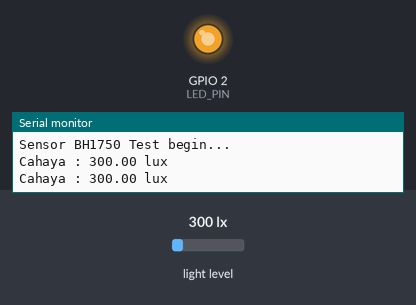
Recording of a program running on a simulated ESP32. Shown: output pins drawn as LEDs (lit = HIGH), the last lines printed to the serial monitor. The inputs (shaded band) are chosen by the test bench; at power-on: light level 300 lx.

Above: at 1.8 s.
1.9 s: light level set to 1000 lx
At 2.6 s:
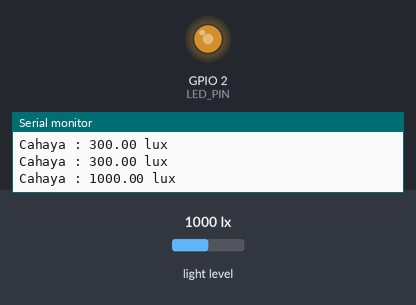
3.5 s: light level set to 1500 lx
At 5.2 s:
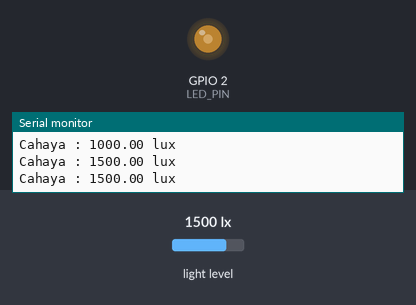
5.5 s: light level set to 1960 lx
At 7.0 s:
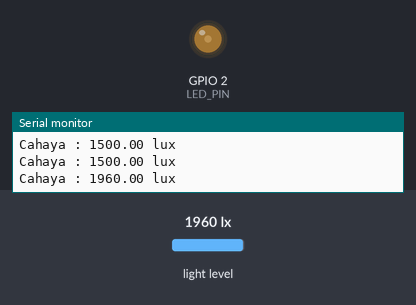
Timing chart, 0 to 8.5 s (numbered marks = the images above; inputs shaded):
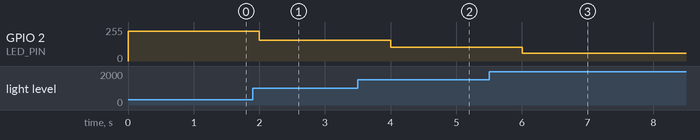

Measured:
- after the input at 1.9 s, GPIO 2 (LED_PIN): 224/255 → 154/255 after 0.10 s
- after the input at 3.5 s, GPIO 2 (LED_PIN): 154/255 → 105/255 after 0.50 s
- after the input at 5.5 s, GPIO 2 (LED_PIN): 105/255 → 59/255 after 0.51 s

The program:

main.cpp
```cpp
#define USE_BH1750_LIB
#include <Arduino.h>
#include <BH1750.h>
#include <Wire.h>

BH1750 lightMeter;

#define LED_PIN 2
#define PWM_CHANNEL 0
#define PWM_FREQ 5000
#define PWM_RESOLUTION 8

float baca_dataLux();
void print_Lux(float luxValue);
void atur_LED(float luxValue);

void setup()
{
  Serial.begin(9600);

  Wire.begin();
  ledcSetup(PWM_CHANNEL, PWM_FREQ, PWM_RESOLUTION);

  ledcAttachPin(LED_PIN, PWM_CHANNEL);
  lightMeter.begin();
  Serial.println(F("Sensor BH1750 Test begin..."));
}

void loop()
{
  float lux = baca_dataLux();
  print_Lux(lux);
  atur_LED(lux);
  delay(1000);
}

// baca data lux
float baca_dataLux()
{
  return lightMeter.readLightLevel();
}

// cetak nilai lux
void print_Lux(float luxValue)
{
  Serial.print("Cahaya : ");
  Serial.print(luxValue);
  Serial.println(" lux");
}

// mengatur nyala led berdasarkan lux
void atur_LED(float luxValue)
{
  if (luxValue > 2500)
  {
    ledcWrite(PWM_CHANNEL, 0);
  }
  else if (luxValue >= 0 && luxValue < 2500)
  {
    ledcWrite(PWM_CHANNEL, 255 - (luxValue / 10));
  }
}
```
